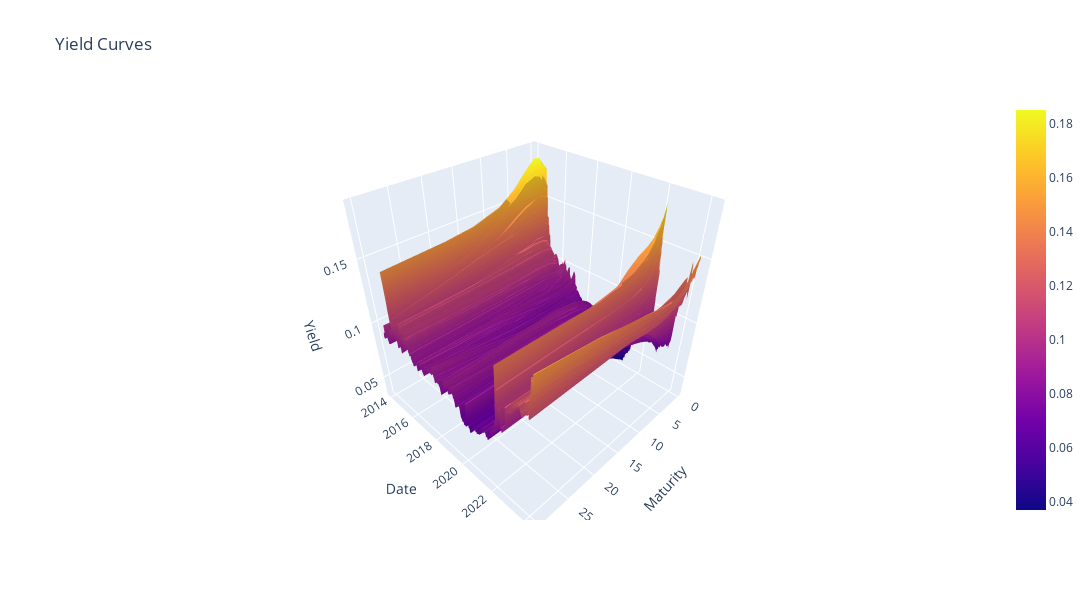

Source (notebook cell):
### Code cell
x = zc.columns
y = zc.index
z = zc.to_numpy()

fig = go.Figure(data=[go.Surface(z=z, x=x, y=y)])
fig.update_layout(title='Yield Curves',
                 scene={'xaxis_title': 'Maturity',
                         'yaxis_title': 'Date',
                         'zaxis_title': 'Yield'},
                 width=1100,
                 height=600,
                  )
#fig.write_image("zc.png")
#py.iplot(fig, filename='ZCC')
#fig.show(renderer='notebook')

### Figure 1 — Plotly figure (JSON) as saved in the notebook; plotly's stock layout.template omitted (floating-point values rounded to 4 significant figures; data arrays with more than 128 entries replaced by an {"elided": "..."} marker saying what was removed)
{"data": [{"type": "surface", "x": [0.25, 0.5, 0.75, 1, 2, 3, 5, 7, 10, 15, 20, 30], "y": {"elided": "2568 str values"}, "z": {"elided": "2568x12 float values"}}], "layout": {"height": 600, "scene": {"xaxis": {"title": {"text": "Maturity"}}, "yaxis": {"title": {"text": "Date"}}, "zaxis": {"title": {"text": "Yield"}}}, "title": {"text": "Yield Curves"}, "width": 1100}}
